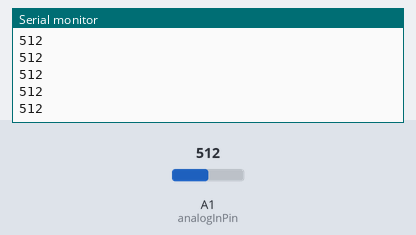
The sketch below on a simulated Arduino Uno, built with avr-gcc and run on an emulated ATmega328P. Parts: the last lines printed to the serial monitor. The inputs (shaded band) are chosen by the test bench; at power-on: A1 (analogInPin) = 512.

Above: at 1.2 s.
1.3 s: A1 (analogInPin) set to 716
At 2.4 s:
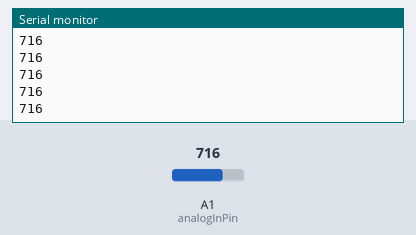
2.8 s: A1 (analogInPin) set to 900
At 3.6 s:
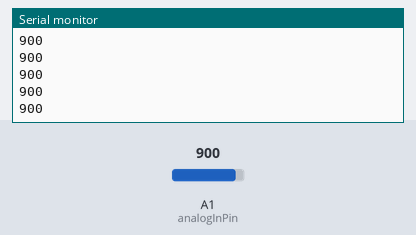
Timing chart, 0 to 5.7 s (numbered marks = the images above; inputs shaded):
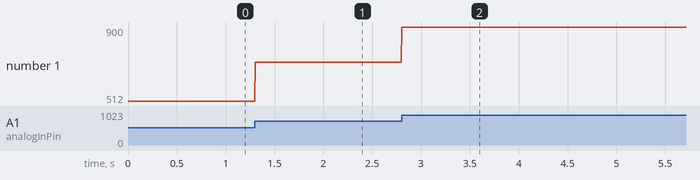

The sketch:

sketch_may18a.ino
```cpp
#include "math.h"

#define CALIB_AMOUNT 20
// These constants won't change. They're used to give names to the pins used:
const int analogInPin = A1;  // Analog input pin that the potentiometer is attached to

int val[3];
bool fl = true;
int val_filter, temp_data;
bool receiveData = false;
byte index, i = 0;
String inputString = "";
int k = 1000;
int outputValue = 0;        // value output to the PWM (analog out)

void setup() {
  // initialize serial communications at 9600 bps:
  Serial.begin(115200);
  inputString.reserve(200);
}

void loop() {
  // change the analog out value:
  temp_data = analogRead(analogInPin);
  //if (++index > 2) index = 0; // change index from 0 to 2 (0, 1, 2, 0, 1, 2…)
  //val[index] = temp_data; // записываем значение с датчика в массив
  //val_filter = middle_of_3(val[0], val[1], val[2]);
  outputValue = temp_data;

  Serial.println(outputValue);
  delay(2);
}

float middle_of_3(float a, float b, float c) {
  int middle;
  if ((a <= b) && (a <= c)) {
    middle = (b <= c) ? b : c;
  }
  else {
    if ((b <= a) && (b <= c)) {
      middle = (a <= c) ? a : c;
    }
    else {
      middle = (a <= b) ? a : b;
    }
  }
  return middle;
}
```

Measured:
- after the input at 1.3 s, the serial monitor: prints a new line at once (image 1)
- after the input at 2.8 s, the serial monitor: prints a new line at once (image 2)
- plotted number 1: 512 → 716 after the input at 1.3 s, 716 → 900 after the input at 2.8 s
